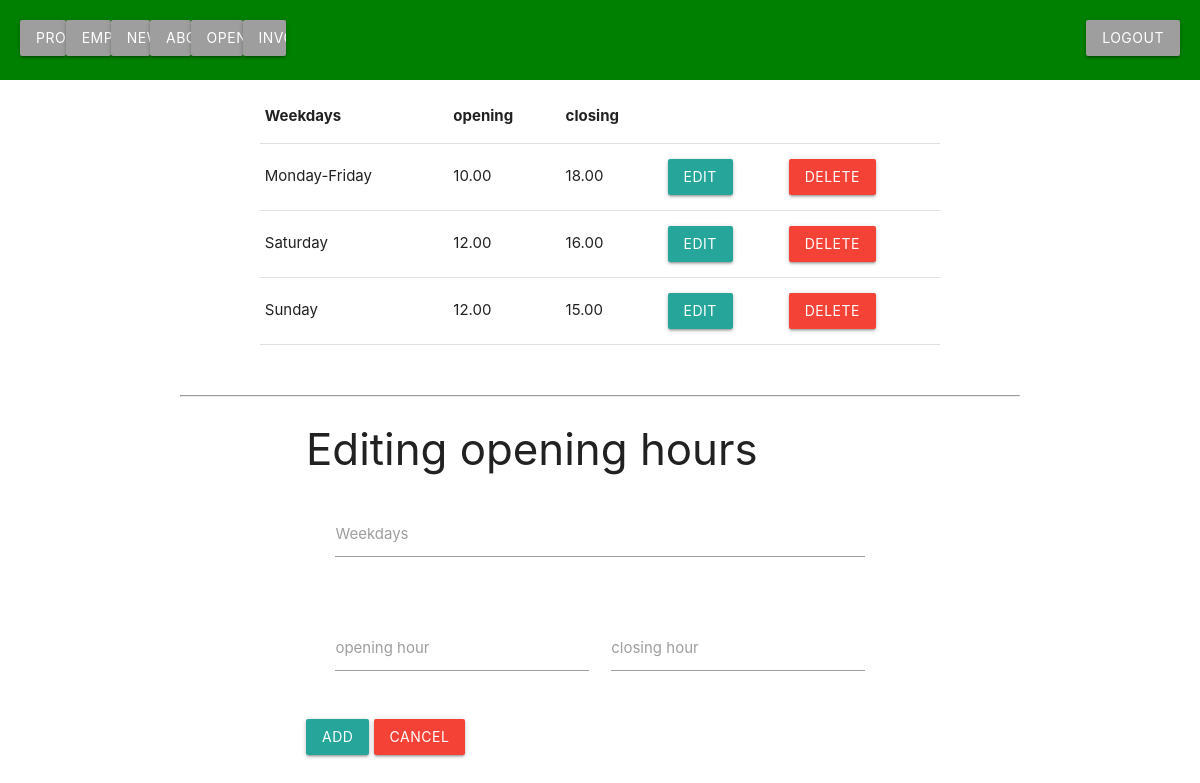
/openingHours/openingHours.php (signed in), run on the app's committed database.
### tables this page shows
CREATE TABLE OpeningHours
(
    openinghoursID int NOT NULL AUTO_INCREMENT PRIMARY KEY,
    `day` varchar(50) NOT NULL,
    startTime DECIMAL(4,2) NOT NULL,
    endtime DECIMAL(4,2) NOT Null
);

### openingHours/openingHours.php (the view, shortened to what this page needs)
<?php require_once "../connection/dbcon.php";
require("../admin/adminHeader.php");
?>
<!DOCTYPE html>
<html lang="en">
<head>
    <link rel="stylesheet" href="https://cdnjs.cloudflare.com/ajax/libs/materialize/1.0.0/css/materialize.min.css">
</head>
<?php
$dbCon = dbCon();
$query = $dbCon->prepare("SELECT * FROM OpeningHours");
$query->execute();
$getData = $query->fetchAll();
?>
<div class="container">
<div class="row">
        <div class="row">
            <table class="highlight">
                <thead>
                <tr>
                    <th>Weekdays</th>
                    <th>opening</th>
                    <th>closing</th>
                </tr>
                </thead>
                <tbody>
                <?php
                foreach ($getData as $getData) {
                    echo "<tr>";
                    echo "<td>". $getData['day']."</td>";
                    echo "<td>". $getData['startTime']. "</td>";
                    echo "<td>". $getData['endtime']."</td>";
                    echo '<td><a href="editOpeningHours.php?ID='.$getData['openinghoursID'].'" class="waves-effect waves-light btn" ">Edit</a></td>';
                    echo '<td><a href="deleteOpeningHours.php?ID='.$getData['openinghoursID'].'" class="waves-effect waves-light btn red" onclick="return confirm(\'Delete! are you sure?\')">Delete</a></td>';
                    echo "</tr>";
                }
                ?>
                </tbody>
            </table>
        </div>
    </div>
        <hr>
<div class="container">
        <h3>Editing opening hours</h3>
        <form class="col s12" name="openingHours" method="post" action="openingHoursData.php">
            <div class="row">
                <div class="input-field col s12">
                    <input id="day" name="day" type="text" value="" class="validate" required="" aria-required="true"/>
                    <label for="day">Weekdays</label>
                </div>
            </div>
            <div class="row">
                <div class="input-field col s6">
                    <input id="startTime" name="startTime" type="text"value="" class="validate" required="" aria-required="true">
                    <label for="startTime">opening hour</label>
                </div>
                <div class="input-field col s6">
                    <input id="" name="endtime" type="text"value="" class="validate" required="" aria-required="true">
                    <label for="endtime">closing hour</label>
                </div>
            </div>
            <button class="btn waves-effect waves-light" type="submit" name="submit">Add
            </button>
            <a href="" class="waves-effect waves-light btn red">cancel
        </form>

### css/style.css (style rules this page uses)
.row { padding: 5px 5% !important; }

### data on the page
openinghours: day "Monday-Friday", startTime "10.00", endtime "18.00"
openinghours: day "Saturday", startTime "12.00", endtime "16.00"
openinghours: day "Sunday", startTime "12.00", endtime "15.00"
